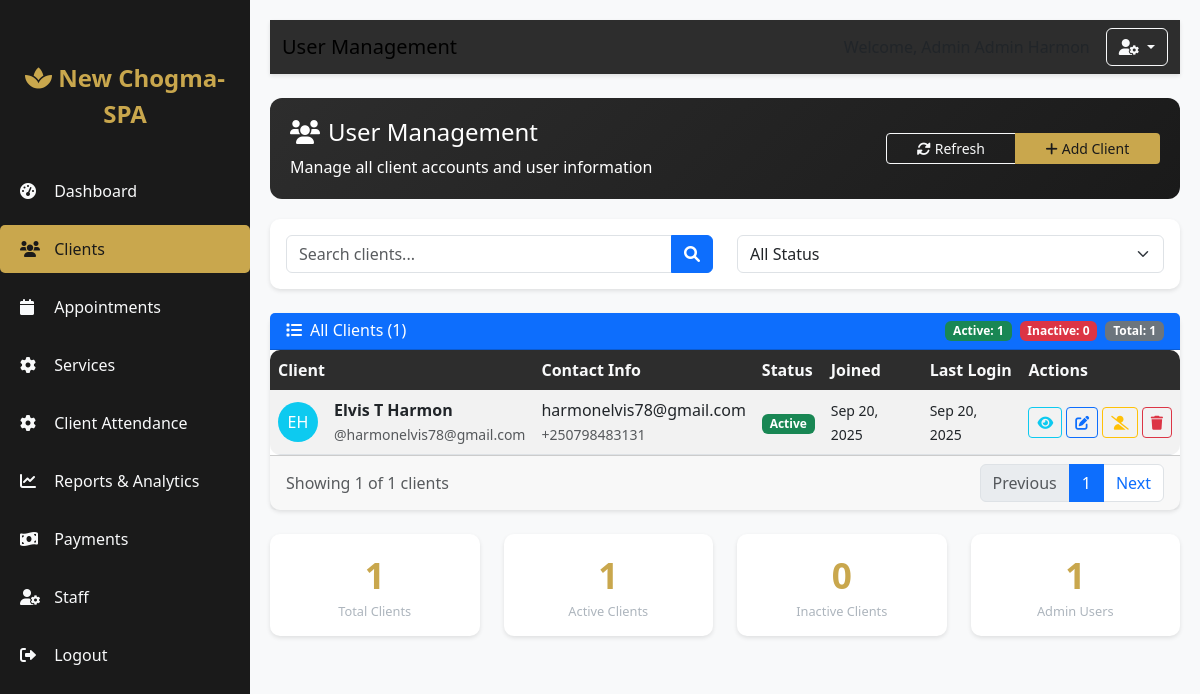
Screenshot of /admin-dashboard/users/ (signed in) with the database file from the repository.
### accounts/models.py (models this page shows, shortened)
class CustomUser(AbstractUser):
    CLIENT = 'client'
    ADMIN = 'admin'
    STAFF = 'staff'
    ROLE_CHOICES = [
        (CLIENT, 'Client'),
        (ADMIN, 'Admin'),
        (STAFF, 'Staff'),
    ]
    phone_regex = RegexValidator(
        regex=r'^\+250\d{9}$',
        message="Phone number must be in the format: '+250xxxxxxxxx' where x is a digit (12 digits total)"
    )
    role = models.CharField(max_length=10, choices=ROLE_CHOICES, default=CLIENT)
    phone_number = models.CharField(
        max_length=15,
        blank=True,
        validators=[phone_regex],
        unique=True,
        error_messages={'unique': 'A user with this phone number already exists.'}
    )
    email = models.EmailField(unique=True, error_messages={'unique': 'A user with this email already exists.'})
    qr_code = models.UUIDField(default=uuid.uuid4, editable=False, unique=True)
    date_joined = models.DateTimeField(auto_now_add=True)
    is_verified = models.BooleanField(default=False)
    groups = models.ManyToManyField(
        'auth.Group',
        verbose_name='groups',
        blank=True,
        help_text='The groups this user belongs to.',
        related_name="customuser_set",
        related_query_name="user",
    )
    user_permissions = models.ManyToManyField(
        'auth.Permission',
        verbose_name='user permissions',
        blank=True,
        help_text='Specific permissions for this user.',
        related_name="customuser_set",
        related_query_name="user",
    )
    def get_full_name(self):
        return f"{self.first_name} {self.last_name}".strip()
    class Meta:
        verbose_name = 'User'
        verbose_name_plural = 'Users'

### admin_app/views.py (the view)
# urls.py: path('users/', views.user_management, name='user_management'),
@login_required
def user_management(request):
    if request.user.role != CustomUser.ADMIN:
        messages.error(request, 'You do not have permission to access this page.')
        return redirect('accounts:login')
    users = CustomUser.objects.filter(role=CustomUser.CLIENT).order_by('-date_joined')
    total_users_count = users.count()
    active_users_count = users.filter(is_active=True).count()
    inactive_users_count = users.filter(is_active=False).count()
    admin_count = CustomUser.objects.filter(role=CustomUser.ADMIN).count()
    context = {
        'user': request.user,
        'users': users,
        'total_users_count': total_users_count,
        'active_users_count': active_users_count,
        'inactive_users_count': inactive_users_count,
        'admin_count': admin_count,
        'active_tab': 'user_management',
    }
    return render(request, 'admin/user_management.html', context)

### templates/admin/user_management.html (shortened to what this page needs)
{% extends 'admin/base.html' %}
{% block page_title %}User Management{% endblock %}
{% block content %}
<div class="admin-section">
    <div class="row align-items-center">
        <div class="col-12 col-md-8">
            <h4><i class="fas fa-users me-2"></i>User Management</h4>
            <p class="mb-0">Manage all client accounts and user information</p>
        </div>
        <div class="col-12 col-md-4 text-md-end mt-3 mt-md-0">
            <div class="btn-group w-100">
                <button class="btn btn-outline-light btn-sm" onclick="location.reload()">
                    <i class="fas fa-sync-alt me-1"></i>Refresh
                </button>
                <a href="{% url 'admin_app:add_client' %}" class="btn btn-accent btn-sm" style="background-color: var(--accent); color: var(--primary-dark);">
                    <i class="fas fa-plus me-1"></i>Add Client
                </a>
            </div>
        </div>
    </div>
</div>
<div class="card mb-4">
    <div class="card-body">
        <div class="row">
            <div class="col-md-6">
                <div class="input-group">
                    <input type="text" class="form-control" placeholder="Search clients..." id="searchInput">
                    <button class="btn btn-primary" type="button" id="searchButton">
                        <i class="fas fa-search"></i>
                    </button>
                </div>
            </div>
            <div class="col-md-6">
                <div class="d-flex gap-2">
                    <select class="form-select" id="statusFilter">
                        <option value="">All Status</option>
                    </select>
                </div>
            </div>
        </div>
    </div>
</div>
<div class="card">
    <div class="card-header bg-primary text-white d-flex justify-content-between align-items-center">
        <h6 class="mb-0"><i class="fas fa-list me-2"></i>All Clients ({{ users|length }})</h6>
        <div class="d-flex align-items-center">
            <span class="badge bg-success me-2">Active: {{ active_users_count }}</span>
            <span class="badge bg-danger me-2">Inactive: {{ inactive_users_count }}</span>
            <span class="badge bg-secondary">Total: {{ total_users_count }}</span>
        </div>
    </div>
    <div class="card-body p-0">
        <div class="table-responsive">
            <table class="table table-hover table-striped mb-0">
                <thead>
                    <tr>
                        <th>Client</th>
                        <th>Contact Info</th>
                        <th>Status</th>
                        <th>Joined</th>
                        <th>Last Login</th>
                        <th>Actions</th>
                    </tr>
                </thead>
                <tbody>
                    {% for user in users %}
                    <tr data-status="{% if user.is_active %}active{% else %}inactive{% endif %}">
                        <td>
                            <div class="d-flex align-items-center">
                                <div class="avatar-placeholder bg-info text-white rounded-circle me-3" style="width: 40px; height: 40px; display: flex; align-items: center; justify-content: center;">
                                    {{ user.first_name|first|upper }}{{ user.last_name|first|upper }}
                                </div>
                                <div>
                                    <strong>{{ user.get_full_name }}</strong>
                                    <br>
                                    <small class="text-muted">@{{ user.username }}</small>
                                </div>
                            </div>
                        </td>
                        <td>
                            <div>{{ user.email }}</div>
                            <small class="text-muted">{{ user.phone_number|default:"No phone" }}</small>
                        </td>
                        <td>
                            {% if user.is_active %}
                            <span class="badge bg-success">Active</span>
                            {% else %}
                            <span class="badge bg-danger">Inactive</span>
                            {% endif %}
                        </td>
                        <td>
                            <small>{{ user.date_joined|date:"M d, Y" }}</small>
                        </td>
                        <td>
                            <small>{{ user.last_login|date:"M d, Y"|default:"Never" }}</small>
                        </td>
                        <td>
                            <div class="action-buttons d-flex gap-1">
                                <a href="{% url 'admin_app:view_client' user.id %}" class="btn btn-sm btn-outline-info" title="View">
                                    <i class="fas fa-eye"></i>
                                </a>
                                <a href="{% url 'admin_app:edit_client' user.id %}" class="btn btn-sm btn-outline-primary" title="Edit">
                                    <i class="fas fa-edit"></i>
                                </a>
                                <button class="btn btn-sm {% if user.is_active %}btn-outline-warning{% else %}btn-outline-success{% endif %} toggle-status"
                                        title="{% if user.is_active %}Deactivate{% else %}Activate{% endif %}"
                                        data-user-id="{{ user.id }}">
                                    <i class="fas {% if user.is_active %}fa-user-slash{% else %}fa-user-check{% endif %}"></i>
                                </button>
                                <button class="btn btn-sm btn-outline-danger delete-client"
                                        title="Delete"
                                        data-user-id="{{ user.id }}"
                                        data-user-name="{{ user.get_full_name }}">
                                    <i class="fas fa-trash"></i>
                                </button>
                            </div>
                        </td>
                    </tr>
                    {% endfor %}
                </tbody>
            </table>
        </div>
    </div>
    <div class="card-footer">
        <div class="d-flex justify-content-between align-items-center">
            <span class="text-muted">Showing {{ users|length }} of {{ total_users_count }} clients</span>
            <nav>
                <ul class="pagination mb-0">
                    <li class="page-item disabled">
                        <a class="page-link" href="#">Previous</a>
                    </li>
                    <li class="page-item active">
                        <a class="page-link" href="#">1</a>
                    </li>
                    <li class="page-item">
                        <a class="page-link" href="#">Next</a>
                    </li>
                </ul>
            </nav>
        </div>
    </div>
</div>
<div class="row mt-4">
    <div class="col-6 col-md-3">
        <div class="card stat-card">
            <div class="stat-number">{{ total_users_count }}</div>
            <div class="stat-label">Total Clients</div>
        </div>
    </div>
    <div class="col-6 col-md-3">
        <div class="card stat-card">
            <div class="stat-number">{{ active_users_count }}</div>
            <div class="stat-label">Active Clients</div>
        </div>
    </div>
    <div class="col-6 col-md-3">
        <div class="card stat-card">
            <div class="stat-number">{{ inactive_users_count }}</div>
            <div class="stat-label">Inactive Clients</div>
        </div>
    </div>
    <div class="col-6 col-md-3">
        <div class="card stat-card">
            <div class="stat-number">{{ admin_count }}</div>
            <div class="stat-label">Admin Users</div>
        </div>
    </div>
</div>
{% endblock %}

### templates/admin/base.html (style rules this page uses)
:root { --primary-dark: #1a1a1a; --primary-light: #2d2d2d; --accent: #c9a74d; --text-light: #f8f9fa; --text-muted: #adb5bd; }
body { background-color: #f8f9fa; font-family: 'Segoe UI', Tahoma, Geneva, Verdana, sans-serif; padding-bottom: 60px; }
.card { border: none; border-radius: 10px; box-shadow: 0 2px 4px rgba(0,0,0,0.1); margin-bottom: 20px; }
.stat-card { text-align: center; padding: 15px; }
.stat-number { font-size: 1.8rem; font-weight: bold; color: var(--accent); }
.stat-label { color: var(--text-muted); font-size: 0.8rem; }
.admin-section { background: linear-gradient(135deg, var(--primary-light) 0%, var(--primary-dark) 100%); color: white; padding: 20px; border-radius: 12px; margin-bottom: 20px; }
@media (min-width: 768px) { .stat-number { font-size: 2.2rem; } }
.table-responsive { border-radius: 10px; overflow: hidden; }
.table th { background-color: var(--primary-light); color: var(--text-light); border: none; }
.table td { vertical-align: middle; }
.action-buttons .btn { padding: 0.25rem 0.5rem; font-size: 0.875rem; }

### rows the page displays
CustomUser: first_name|first "E", last_name|first "H", get_full_name "Elvis T Harmon", username "harmonelvis78@gmail.com", email "harmonelvis78@gmail.com", phone_number "+250798483131", is_active "Active", date_joined "Sep 20, 2025", last_login "Sep 20, 2025"

### other values shown
{{ users|length }} "1"
{{ active_users_count }} "1"
{{ inactive_users_count }} "0"
{{ total_users_count }} "1"
{{ admin_count }} "1"
